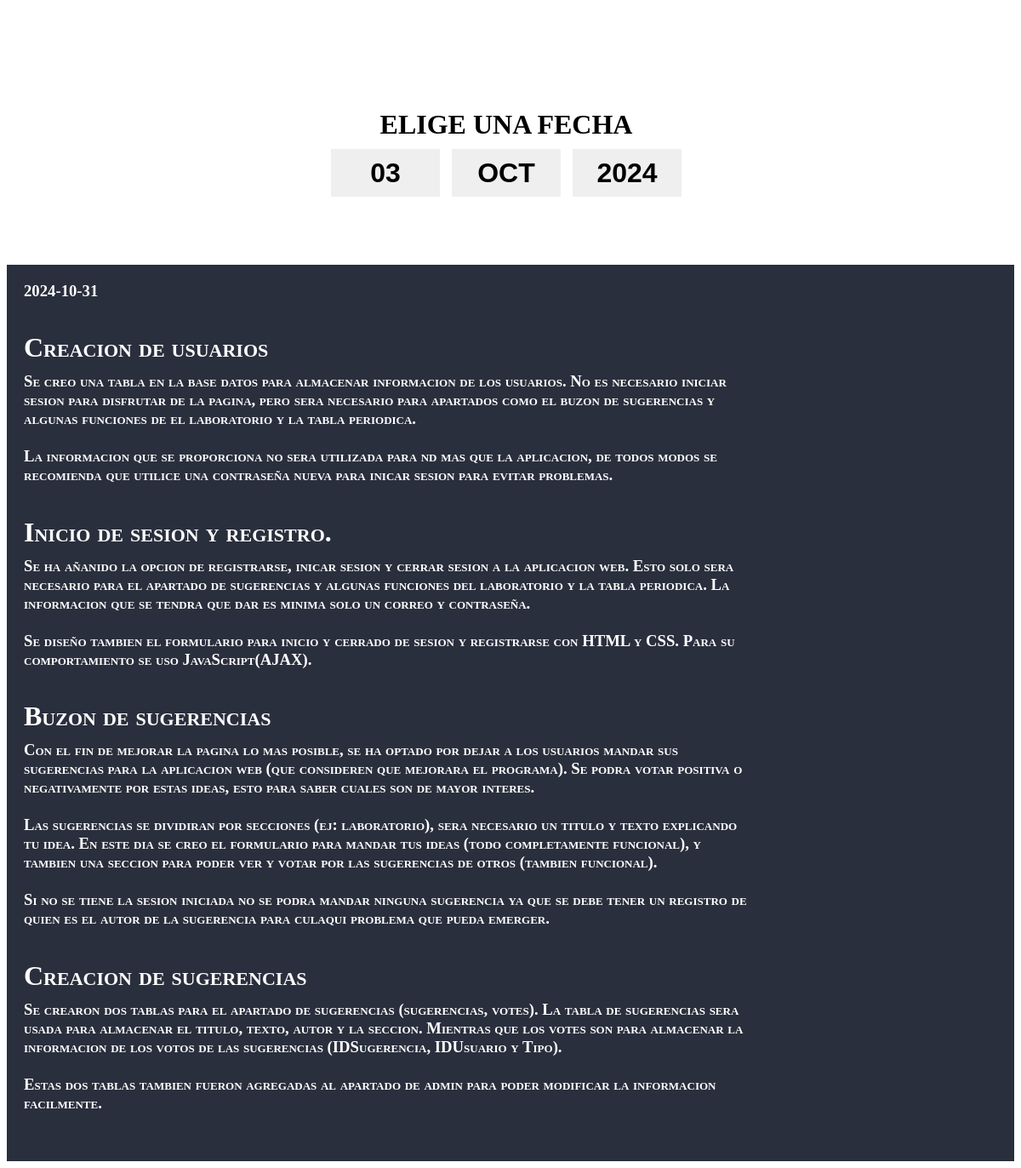
Page /community/logbook.php?date=2024-10-31 on the committed database.
### tables this page shows
CREATE TABLE `logbook` (
  `IDLOG` int(11) NOT NULL,
  `Seccion` varchar(100) NOT NULL,
  `Titulo` varchar(100) NOT NULL,
  `Texto` varchar(1000) NOT NULL,
  `Fecha` date NOT NULL,
  `Img` varchar(50) NOT NULL
);

### community/logbook.php (the view, shortened to what this page needs)
<!DOCTYPE html>
<html lang="en">
<head>
    <link rel="stylesheet" href="<?= CSS ?>/logbook.css">
    <link rel="stylesheet" href="<?= CSS ?>/info.css">
</head>
<body>
    <div class="select-box">
        <h1 class="select">ELIGE UNA FECHA</h1>
        <span class="select">
            <select id="select-day" onchange="loadInfo()">
                <option value=3 selected>03</option>
            </select>
        </span>
        <span class="select">
            <select id="select-month" onchange="loadInfo()">
                <option value=10 selected>OCT</option>
            </select>
        </span>
        <span class="select">
            <select id="select-year" onchange="loadInfo()">
                <option value=2024 selected>2024</option>
            </select>
        </span>
    </div>
    <?php
    $date = isset($_GET['date']) ? $_GET['date'] : null;
    $miConexion = new mysqli("localhost", "root", "", "tablaperiodica");
    ?>
    <section class="info">
        <?php
        if ($date == null) { ?>
            <div class="alert">No hay ningun registro</div>
            <div class="alert"> en esta fecha!</div>
        <?php } else {
            $query = "SELECT * FROM logbook WHERE Fecha = '$date'";
            $resultadoQueryHTML = mysqli_query($miConexion, $query); ?>
            <h3><?= $date ?></h3>
            <?php while ($fecha = mysqli_fetch_assoc($resultadoQueryHTML)) { ?>
                <h1><?= $fecha["Titulo"] ?></h1>
                <h3><?= $fecha["Texto"] ?></h3>
        <?php }
        } ?>
    </section>
</body>

### community/css/logbook.css (style rules this page uses)
h1.select { color: black; text-align: center; padding: 120px 0 10px 0; }
.select-box { padding-bottom: 80px; text-align: center; }
.select { margin-right: 10px; }
.select select { padding: 10px; text-align: center; font-weight: bold; border: none; font-size: 2em; }
select { width: 4em; border: 0; outline: 0; border-image: none; outline-offset: -2px; border-color: transparent; outline-color: transparent; box-shadow: none; -webkit-appearance: none; }
section.info { flex: 1 1 auto; font-variant: small-caps; padding: 20px; background-color: #2a2f3dff; }

### community/css/info.css (style rules this page uses)
h1 { margin: 0; font-size: 2em; text-align: left; color: white; padding-bottom: 10px; }
h3 { width: 75%; margin: 0; color: white; padding-bottom: 2em; }

### rows in the picture
logbook: Titulo "Creacion de usuarios", Texto "Se creo una tabla en la base datos para almacenar informacion de los usuarios. No es necesario iniciar sesion para disfrutar de la pagina, pero sera necesario para apartados como el buzon de sugerencias y algunas funciones de el laboratorio y la tabla periodica. La informacion que se proporciona no sera utilizada para nd mas que la aplicacion, de todos modos se recomienda que utilice una contraseña nueva para inicar sesion para evitar problemas."
logbook: Titulo "Inicio de sesion y registro.", Texto "Se ha añanido la opcion de registrarse, inicar sesion y cerrar sesion a la aplicacion web. Esto solo sera necesario para el apartado de sugerencias y algunas funciones del laboratorio y la tabla periodica. La informacion que se tendra que dar es minima solo un correo y contraseña. Se diseño tambien el formulario para inicio y cerrado de sesion y registrarse con HTML y CSS. Para su comportamiento se uso JavaScript(AJAX)."
logbook: Titulo "Buzon de sugerencias", Texto "Con el fin de mejorar la pagina lo mas posible, se ha optado por dejar a los usuarios mandar sus sugerencias para la aplicacion web (que consideren que mejorara el programa). Se podra votar positiva o negativamente por estas ideas, esto para saber cuales son de mayor interes. Las sugerencias se dividiran por secciones (ej: laboratorio), sera necesario un titulo y texto explicando tu idea. En este dia se creo el formulario para mandar tus ideas (todo completamente funcional), y tambien una seccion para poder ver y votar por las sugerencias de otros (tambien funcional). Si no se tiene la sesion iniciada no se podra mandar ninguna sugerencia ya que se debe tener un registro de quien es el…"
logbook: Titulo "Creacion de sugerencias", Texto "Se crearon dos tablas para el apartado de sugerencias (sugerencias, votes). La tabla de sugerencias sera usada para almacenar el titulo, texto, autor y la seccion. Mientras que los votes son para almacenar la informacion de los votos de las sugerencias (IDSugerencia, IDUsuario y Tipo). Estas dos tablas tambien fueron agregadas al apartado de admin para poder modificar la informacion facilmente."

### other values in the picture
$date "2024-10-31"
